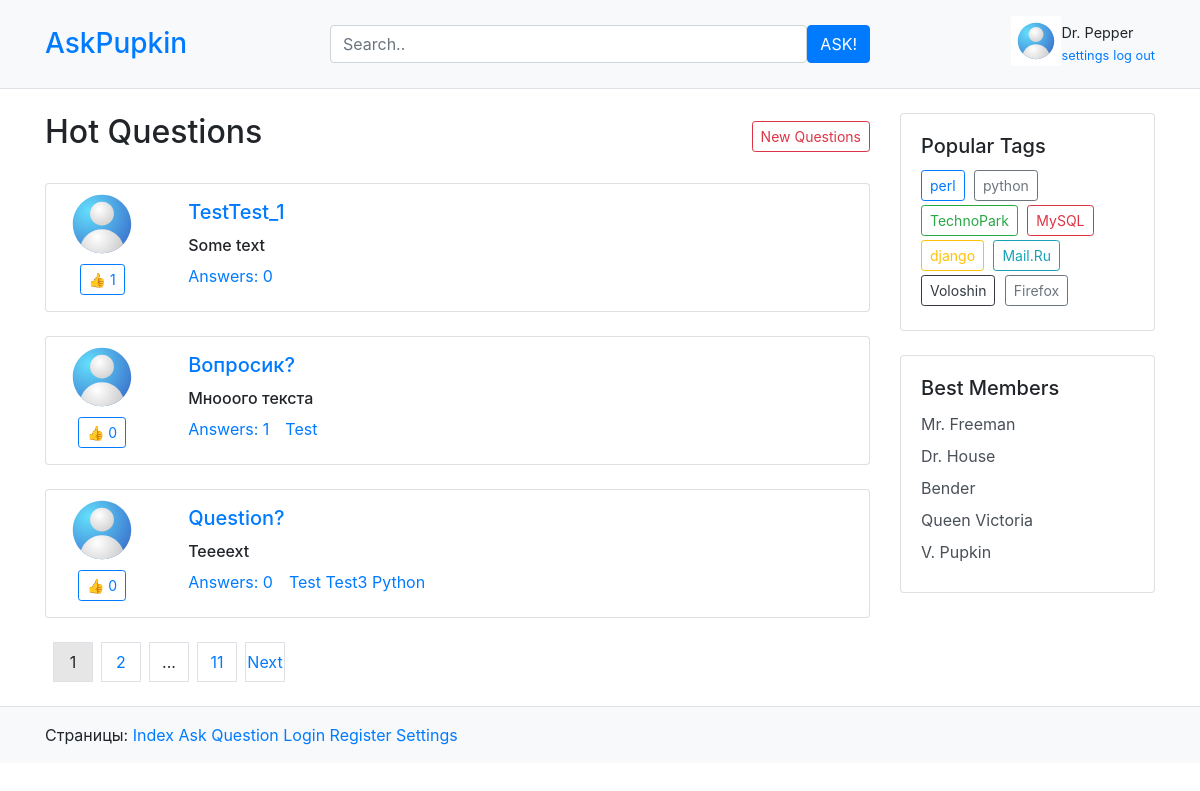
The page /hotquestion on the database its author committed.
### app/models.py (models this page shows, shortened)
class Question(models.Model):
    title = models.CharField(max_length=255)
    text = models.TextField()
    user = models.ForeignKey(Profile, on_delete=models.CASCADE)
    tags = models.ManyToManyField(Tag, blank=True)
    created_at = models.DateTimeField(auto_now_add=True)
    updated_at = models.DateTimeField(auto_now=True)
    objects = QuestionManager()

class Tag(models.Model):
    name = models.CharField(max_length=255, unique=True)
    created_at = models.DateTimeField(auto_now_add=True, null=True)
    updated_at = models.DateTimeField(auto_now=True, null=True)

### app/views.py (the view)
# urls.py: path('hotquestion', views.hot, name="hot"),
def hot(request):
    questions = Question.objects.hot()  # ← используй менеджер!
    page = paginate(questions, request, per_page=3)
    return render(request, 'hotquestion.html', {
        'questions': page.object_list,
        'page_obj': page
    })

### app/models.py (called while the page is built)
    def hot(self):
        return self.get_queryset().annotate(
            likes_count=models.Count('likes')
        ).order_by('-likes_count')

### app/views.py (called while the page is built)
def paginate(objects_list, request, per_page=10):
    page_num = request.GET.get('page', 1)
    paginator = Paginator(objects_list, per_page)
    try:
        page = paginator.page(page_num)
    except (PageNotAnInteger, ValueError):
        page = paginator.page(1)
    except EmptyPage:
        page = paginator.page(paginator.num_pages)
    return page

### templates/hotquestion.html
{% extends "layout/base.html" %}
{% load static %}
{% block content %}
<div class="questions-section">
    <div class="d-flex justify-content-between align-items-center">
        <h2>Hot Questions</h2>
        <a href="{% url 'index' %}" class="btn btn-sm btn-outline-danger">New Questions</a>
    </div>
    <div class="d-flex flex-column">
        {% for question in questions %}
            {% include "layout/one_question.html" with question=question %}
        {% endfor %}
    </div>
    <div class="mt-4">
            {% include "layout/pagination.html" %}
    </div>
</div>
{% endblock %}

### templates/layout/one_question.html (shortened to what this page needs)
<div class="card w-100 mt-4">
    <div class="row">
        <div class="col-2">
            <div class="profile-controls mb-3 d-flex flex-column align-items-center">
                <div class="d-flex justify-content-center">
                </div>
                <form class="" action="{% url 'like_question' question.id %}" method="post">
                    <button type="submit" class="btn btn-sm btn-outline-primary">
                        👍 {{ question.likes.count }}
                    </button>
                </form>
            </div>
        </div>
        <div class="card-info col-10">
            <h5 class="mt-3 card-title text-break">
                <a href="{% url 'question' question.id %}">{{ question.title }}</a>
            </h5>
            <h6>{{ question.text }}
            </h6>
            <div class="d-flex flex-row align-items-center">
                <a href="" class="">Answers: {{ question.answer_set.count }}</a>
                <div class="ml-3">
                    {% for t in question.tags.all %}
                        <a href="#" >{{ t.name }}</a>
                    {% endfor %}
                </div>
            </div>
        </div>
    </div>
</div>

### rows shown on the page
Question: likes.count "1", title "TestTest_1", text "Some text", answer_set.count "0"
Question: likes.count "0", title "Вопросик?", text "Мнооого текста", answer_set.count "1"
Tag: name "Test"
Question: likes.count "0", title "Question?", text "Teeeext", answer_set.count "0"
Tag: name "Test3"
Tag: name "Python"

### other values the page prints
{{ i }} "1"
{{ i }} "2"
{{ total_pages }} "11"
